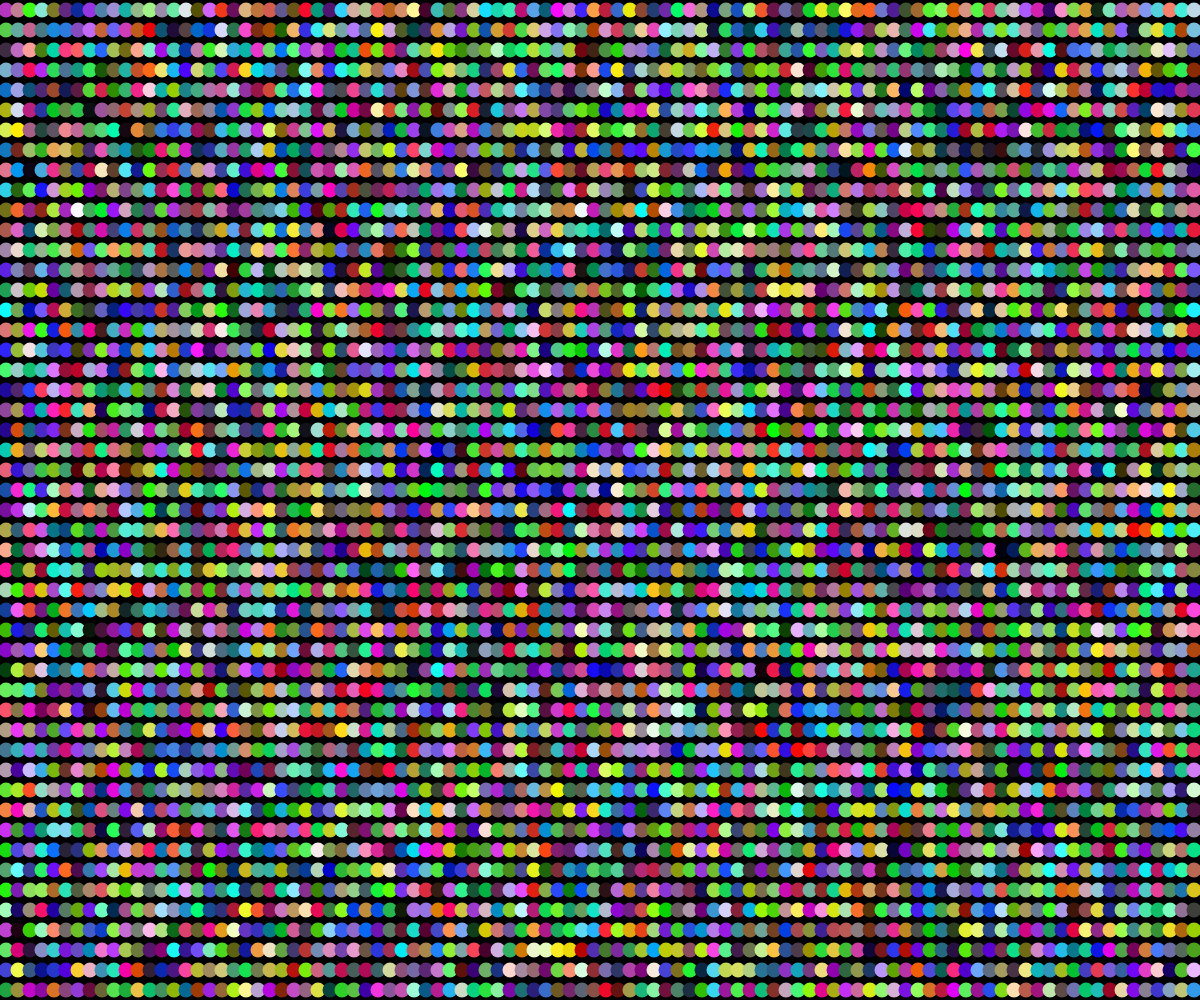
Frame 1 (no input)
Frame 60 (no input): identical to frame 1, image omitted
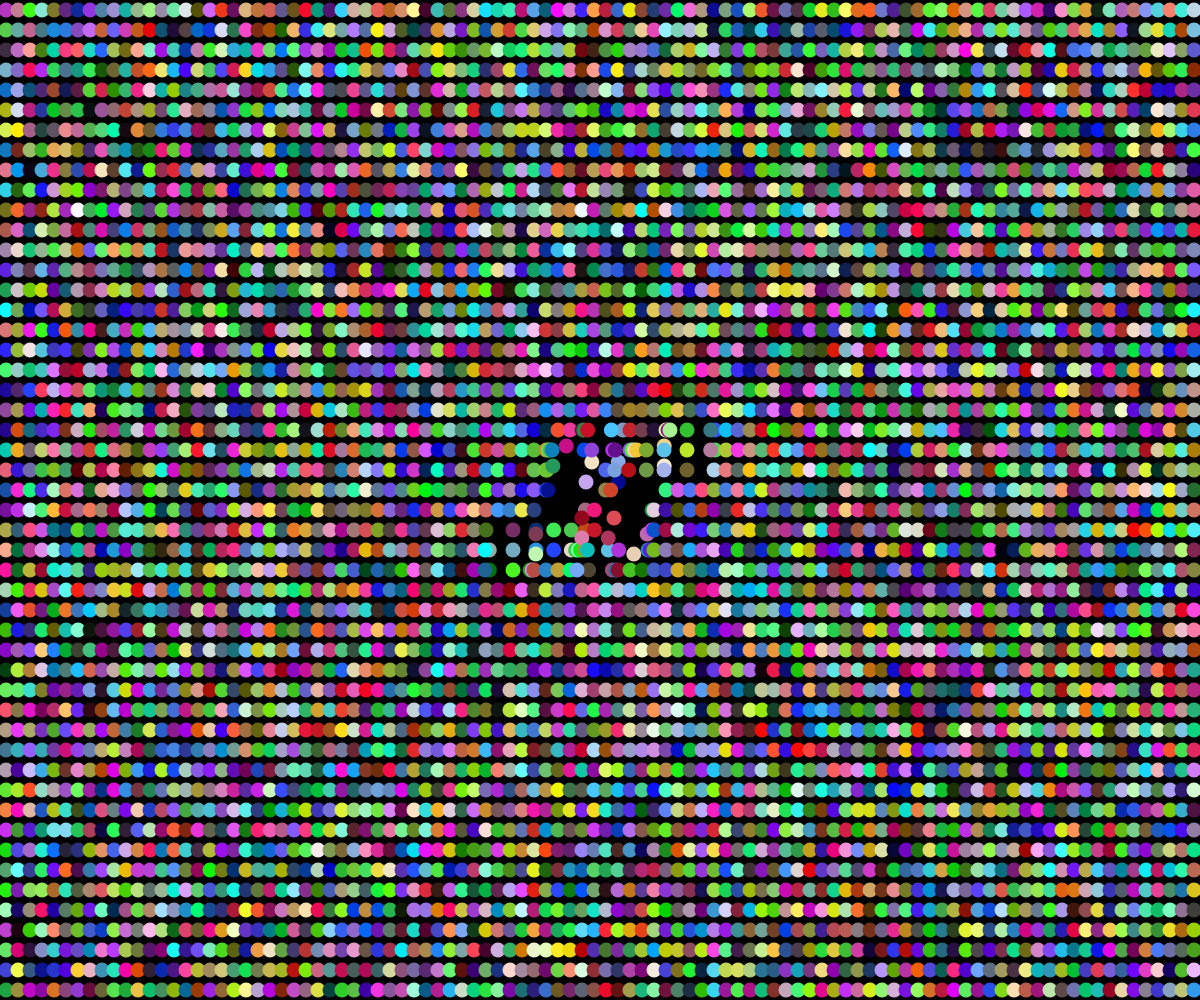
Frame 120 (the mouse pressed at the canvas centre since frame 60)

The p5.js sketch that drew these frames (run headless with seeded random() and noise() and a simulated clock; from frame 60 on, the mouse is pressed at the canvas centre):

// p5.js sketch
// ── sketch.js
//test sandbox for QuadTree
'use strict';
var modifier = 5 / 5;
var cols =  100 * modifier;
var rows =  50 * modifier;
var particles = [];
var boundary;
var qtree;

function setup() {
  createCanvas(window.innerWidth, window.innerHeight);
  boundary = new Rectangle(window.innerWidth/2, window.innerHeight/2,
    window.innerWidth/2, window.innerHeight/2);
  //setup a system of particles, displayed evenly determined by a modifier
  let widthSlice = window.innerWidth/cols;
  let heightSlice = window.innerHeight/rows;
  //populate 2d array particles with particle objects
  let ctr = 0;
  for (let i = 0; i < cols; i++) {
    for (let j = 0; j < rows; j++) {
      particles[ctr] = new Particle(i * widthSlice + widthSlice * .5, j * heightSlice + heightSlice * .5,15, 5);
      ctr++;
    }
  }

  // for (let i = 0; i < cols * rows; i++) {
  //   particles[i] = new Particle(random(width), random(height), random(5, 12), 5);
  // }
}

function draw() {
  background(0);
  //update and display particles
  qtree = new QuadTree(boundary, 4, 0, 10);

  for (let particle of particles) {
    particle.update();
    particle.show();
    qtree.insert(particle);
  }
  //qtree.show();
  //for each particle, identify other nearby particles and display intersecting particles.
  for (let particle of particles) {
    let range = new Rectangle(particle.x, particle.y, particle.size, particle.size);
    let others = qtree.query(range);
    for (let i = 0; i < others.length; i++) {
      let particleB = others[i];
      if (particle !== particleB && particle.pIntersect(particleB)) {
        // stroke(0, 0, 255);
        // strokeWeight(6);
        // point(particle.x, particle.y);
        // point(particleB.x, particleB.y);

        //elastic collision if particles have not collided before
        if (particle.colliding == false && particleB.colliding == false) {
          particle.storeVelocities();
          particleB.storeVelocities();
          particle.elasticCollision(particleB);
          particleB.elasticCollision(particle);
          particle.colliding = true;
          particleB.colliding = true;
        }

        //draw bounding box
        stroke(255, 0, 0);
        strokeWeight(1);
        //rect(particle.x, particle.y, 30, 30);
      }
      else {//colliding state is now false when not in range of another particle
        particle.colliding = false;
        particleB.colliding = false;
      }
    }
  }
}

function mousePressed() {
  let x = mouseX;
  let y = mouseY
  let range = new Rectangle(x, y, 30, 30);
  let impulseArea = new Circle(x, y, 30);
  stroke(255, 0, 0);
  strokeWeight(1);
  rect(x-30, y-30, 60, 60);
  ellipse(x, y, 60, 60);
  let particles = qtree.query(range);
  for (let particle of particles) {
    let impulseVector = Math.sqrt(Math.pow(x - particle.x, 2), Math.pow(y - particle.y, 2));
    let sign = impulseArea.detPosition(particle);
    let signX = 1;
    let signY = 1;
    if (sign == 0 || sign == 2)
      signX = -1;
    if (sign == 2 || sign == 3)
      signY = -1;
    particle.vx = signX * impulseVector/particle.size/3;
    particle.vy = signY * impulseVector/particle.size/3;
  }
}

// ── Particle.js
class Particle {
  constructor(x, y, size, speedMod) {
    this.x = x;
    this.y = y;
    this.vx = 0;//random(-.1, .1) * speedMod;
    this.vy = 0;//random(-.1, .1) * speedMod;
    this.old_vx = 0;
    this.old_vy = 0;
    this.colliding = false;
    this.alpha = 255;
    this.color = [random(0, 255), random(0, 255), random(0, 255)];
    this.size = size;
    this.speedMod = speedMod;
  }

  pIntersect(particleB) {
    let distance = Math.sqrt(Math.pow(this.x - particleB.x, 2), Math.pow(this.y - particleB.y, 2));
    if (distance < (this.size/12 + particleB.size/12))
      return true;
    else
      return false;
  }
  storeVelocities() {
    this.old_vx = this.vx;
    this.old_vy = this.vy;
  }
  elasticCollision(particleB) {
    //this is particle A
    //save old vX vY
    let vX = this.old_vx;
    let uX = particleB.old_vx;
    let mA = this.size;
    let mB = particleB.size;
    //if minimum mass of other particle is 1, and the maximum initial speed of the two particles is .2, .4 is the limit - therefore *2.5)
    this.vx = (2 * mB * (uX - vX))/(mA + mB) *2.5;///this.speedMod;
    //this.vx = (2 * mA * uX + vX * (mB - mA))/(mA + mB);

    let vY = this.old_vy;
    let uY = particleB.old_vy;
    this.vx = (2 * mB * (uY - vY))/(mA + mB) *2.5;///this.speedMod;
    //this.vy = (2 * mA * uY + vY * (mB - mA))/(mA + mB);
  }

  update() {
    this.x += this.vx;
    this.y += this.vy;
    //wall collision
    if(this.x < 0 || this.x > window.innerWidth)
      this.vx = -this.vx;
    if(this.y < 0 || this.y > window.innerHeight)
      this.vy = -this.vy;

    //this.alpha += random(-3, 1);
  }

  show() {
    noStroke();
    //fill(255, this.alpha);
    fill(this.color[0], this.color[1], this.color[2], this.alpha);
    //fill(this.alpha, this.x, this.y);
    ellipse(this.x, this.y, this.size);
  }

  finished() {
    return this.alpha;
  }
}

function create2dArray(columns, rows) {
  var arr = new Array(columns);
  for (let i = 0; i < arr.length; i++) {
    arr[i] = new Array(rows);
  }
  return arr;
}

// ── QuadTree2.js
//Quadtree V2 for Particle collission detection
var weight = .2;
//this class is for testing purposes. Replace with particle class in implementation.
class Point {
  constructor(x, y) {
    this.x = x;
    this.y = y;
  }
}

//this class is the sections in which each Particle is sorted into.
//the smallest subdivision Rectangle decides which particles the Particle in
//question compares itself to for object collision.
class Rectangle {
  constructor(x, y, w, h) {
    this.x = x;
    this.y = y;
    this.w = w;
    this.h = h;
  }

  //check if coordinates of Particle are within the bounds of the Rectangle
  contains(x, y) {
    return (x >= this.x - this.w &&
      x <= this.x + this.w &&
      y >= this.y - this.h &&
      y <= this.y + this.h)
  }

  intersects(range) {
    return !(range.x - range.w > this.x + this.w ||
      range.x + range.w < this.x - this.w ||
      range.y - range.h > this.y + this.h ||
      range.y + range.h < this.y - this.h);
  }
}

class Circle {
  constructor(x, y, r) {
    this.x = x;
    this.y = y;
    this.r = r;
    this.rSquared = this.r * this.r;
  }

  //return 0 - topright, 1 - topleft, 2 - bottomright, 3 - bottomleft
  detPosition(particle) {
    let x = this.x - particle.x;
    let y = this.y - particle.y;
    if (x >= 0) {
      if (y >= 0)
        return 2;
      else
        return 0;
    }
    else {
      if (y >= 0)
        return 3;
      else
        return 1;
    }
  }
}

//this class sorts objects
class QuadTree {
  constructor(boundary, n, currentLevel, maxLevels) {
    this.boundary = boundary;           //size and location of a QuadTree
    this.capacity = n;                  //how many particles it can hold before splitting
    this.particles = [];                //the particles within a QuadTree
    this.currentLevel = currentLevel;   //current level the QuadTree has split
    this.maxLevels = maxLevels;         //how many levels a QuadTree should split before saturation
    this.divided = false;               //determines whether it has been divided or not
  }

  subdivide() {
    let x = this.boundary.x;
    let y = this.boundary.y;
    let nW = this.boundary.w/2;
    let nH = this.boundary.h/2;

    let neNode = new Rectangle(x + nW, y - nH, nW, nH);
    let nwNode = new Rectangle(x - nW, y - nH, nW, nH);
    let seNode = new Rectangle(x + nW, y + nH, nW, nH);
    let swNode = new Rectangle(x - nW, y + nH, nW, nH);

    let newLevel = this.currentLevel + 1;
    this.northeast = new QuadTree(neNode, this.capacity, newLevel, this.maxLevels);
    this.northwest = new QuadTree(nwNode, this.capacity, newLevel, this.maxLevels);
    this.southeast = new QuadTree(seNode, this.capacity, newLevel, this.maxLevels);
    this.southwest = new QuadTree(swNode, this.capacity, newLevel, this.maxLevels);
    //after one subdivision, all new QuadTrees are at level 1
    this.divided = true;
  }

  insert(particle) {
    //don't insert if not in bounds
    if (!this.boundary.contains(particle.x, particle.y)) {
      return false;
    }
    //if number of points in the tree are less than copacity or is on the bottom level, push
    if (this.particles.length < this.capacity || this.currentLevel == this.maxLevels) {
      this.particles.push(particle);
      return true;
    //else make a new level and insert theat point
    }else{
      //make a new QuadTree if
      if (!this.divided) {
        this.subdivide();
      }
      if (this.northeast.insert(particle)) {
        return true;
      }else if (this.northwest.insert(particle)) {
        return true;
      }else if (this.southeast.insert(particle)) {
        return true;
      }else if (this.southwest.insert(particle)) {
        return true;
      }
    }
  }

  //range is a boundary shape (i.e. rectangle) in which all points are found.
  query(range, found) {
    if (!found) {
      found = [];
    }
    if (!this.boundary.intersects(range)) {
      return found;
    } else {
      for (let p of this.particles) {
        if (range.contains(p.x, p.y)) {
          found.push(p);
        }
      }
      if (this.divided) {
        this.northeast.query(range, found);
        this.northwest.query(range, found);
        this.southeast.query(range, found);
        this.southwest.query(range, found);
      }
      return found;
    }
  }

  show() {
     stroke(255);
     strokeWeight(weight);
     noFill();
     rectMode(CENTER);
     rect(this.boundary.x, this.boundary.y, this.boundary.w*2, this.boundary.h*2);
     if (this.divided) {
       weight += .3;
       this.northeast.show();
       this.northwest.show();
       this.southeast.show();
       this.southwest.show();
     }
     for (let p of this.particles) {
       strokeWeight(2);
       point(p.x, p.y);
     }
     weight = .2;
  }
}
